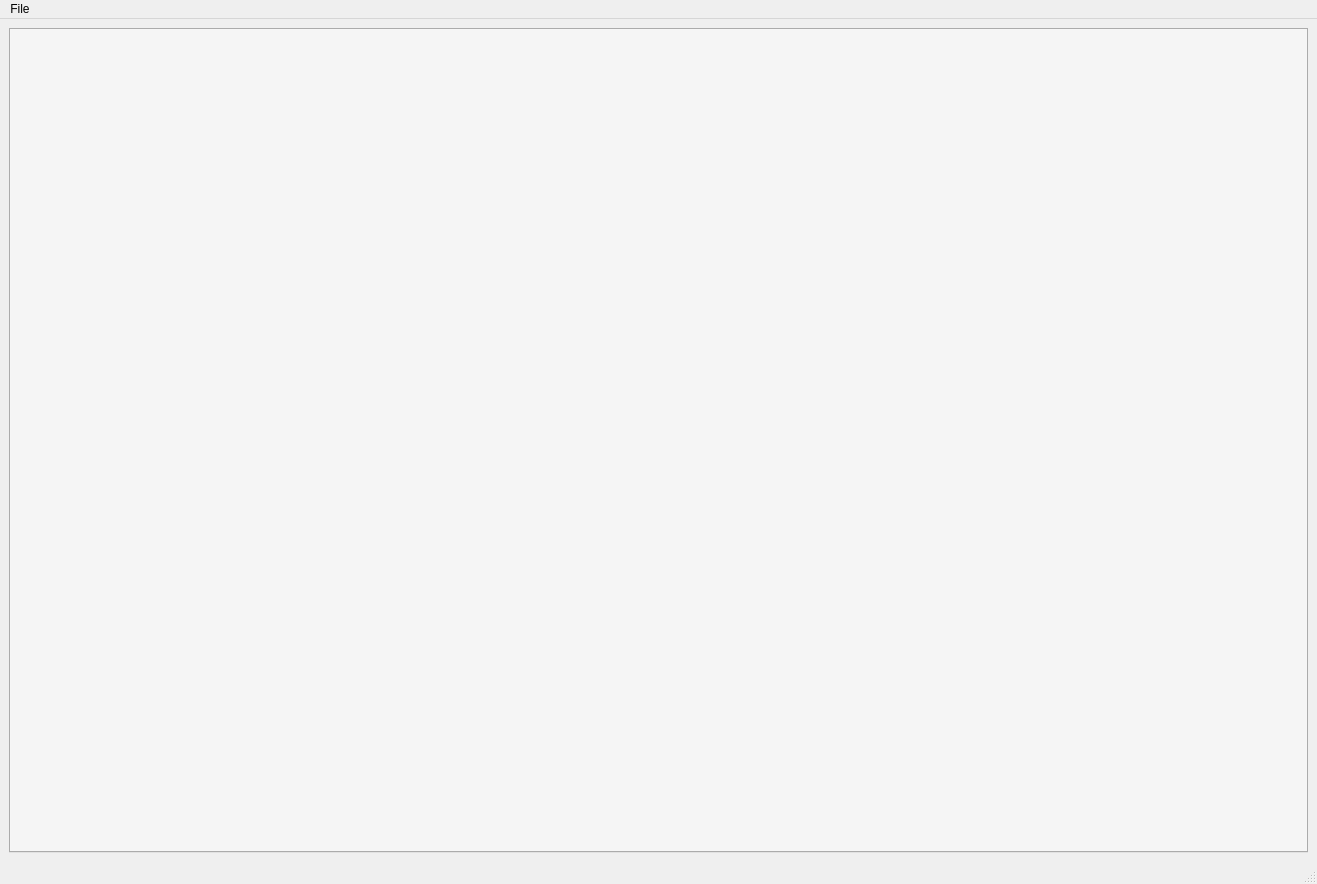
<?xml version="1.0" encoding="UTF-8"?>
<ui version="4.0">
 <class>MainWindow</class>
 <widget class="QMainWindow" name="MainWindow">
  <property name="geometry">
   <rect>
    <x>0</x>
    <y>0</y>
    <width>1317</width>
    <height>884</height>
   </rect>
  </property>
  <property name="sizePolicy">
   <sizepolicy hsizetype="Preferred" vsizetype="Preferred">
    <horstretch>0</horstretch>
    <verstretch>0</verstretch>
   </sizepolicy>
  </property>
  <property name="windowTitle">
   <string>MainWindow</string>
  </property>
  <property name="toolTip">
   <string>generate annotation basis by comparing MWLIST, display candidates at next frequency</string>
  </property>
  <widget class="QWidget" name="centralwidget">
   <layout class="QGridLayout" name="gridLayout_2">
    <item row="0" column="0">
     <widget class="QTabWidget" name="tabWidget">
      <property name="enabled">
       <bool>true</bool>
      </property>
      <property name="sizePolicy">
       <sizepolicy hsizetype="Preferred" vsizetype="Expanding">
        <horstretch>0</horstretch>
        <verstretch>0</verstretch>
       </sizepolicy>
      </property>
      <property name="palette">
       <palette>
        <active>
         <colorrole role="Button">
          <brush brushstyle="SolidPattern">
           <color alpha="255">
            <red>234</red>
            <green>234</green>
            <blue>234</blue>
           </color>
          </brush>
         </colorrole>
        </active>
        <inactive>
         <colorrole role="Button">
          <brush brushstyle="SolidPattern">
           <color alpha="255">
            <red>234</red>
            <green>234</green>
            <blue>234</blue>
           </color>
          </brush>
         </colorrole>
        </inactive>
        <disabled>
         <colorrole role="Button">
          <brush brushstyle="SolidPattern">
           <color alpha="255">
            <red>234</red>
            <green>234</green>
            <blue>234</blue>
           </color>
          </brush>
         </colorrole>
        </disabled>
       </palette>
      </property>
      <property name="font">
       <font>
        <pointsize>10</pointsize>
       </font>
      </property>
      <property name="mouseTracking">
       <bool>false</bool>
      </property>
      <property name="toolTip">
       <string/>
      </property>
      <property name="autoFillBackground">
       <bool>true</bool>
      </property>
      <property name="currentIndex">
       <number>-1</number>
      </property>
      <property name="iconSize">
       <size>
        <width>20</width>
        <height>20</height>
       </size>
      </property>
     </widget>
    </item>
   </layout>
  </widget>
  <widget class="File" name="menubar">
   <property name="geometry">
    <rect>
     <x>0</x>
     <y>0</y>
     <width>1317</width>
     <height>26</height>
    </rect>
   </property>
   <widget class="QMenu" name="menuFile">
    <property name="font">
     <font>
      <pointsize>12</pointsize>
     </font>
    </property>
    <property name="title">
     <string>File</string>
    </property>
    <addaction name="separator"/>
    <addaction name="actionFile_open"/>
    <addaction name="actionOverwrite_header"/>
   </widget>
   <addaction name="menuFile"/>
  </widget>
  <widget class="QStatusBar" name="statusbar"/>
  <action name="actionFile_open">
   <property name="checkable">
    <bool>false</bool>
   </property>
   <property name="enabled">
    <bool>true</bool>
   </property>
   <property name="text">
    <string>File open</string>
   </property>
   <property name="shortcut">
    <string>Alt+F</string>
   </property>
  </action>
  <action name="actionSave_header_to_template">
   <property name="text">
    <string>Save header to template</string>
   </property>
  </action>
  <action name="actionOverwrite_header">
   <property name="text">
    <string>Overwrite header</string>
   </property>
   <property name="shortcut">
    <string>Alt+H</string>
   </property>
  </action>
  <action name="actionLoad_template_header">
   <property name="text">
    <string>Load template header</string>
   </property>
  </action>
 </widget>
 <customwidgets>
  <customwidget>
   <class>File</class>
   <extends>QMenuBar</extends>
   <header>file.h</header>
  </customwidget>
 </customwidgets>
 <resources/>
 <connections/>
</ui>
